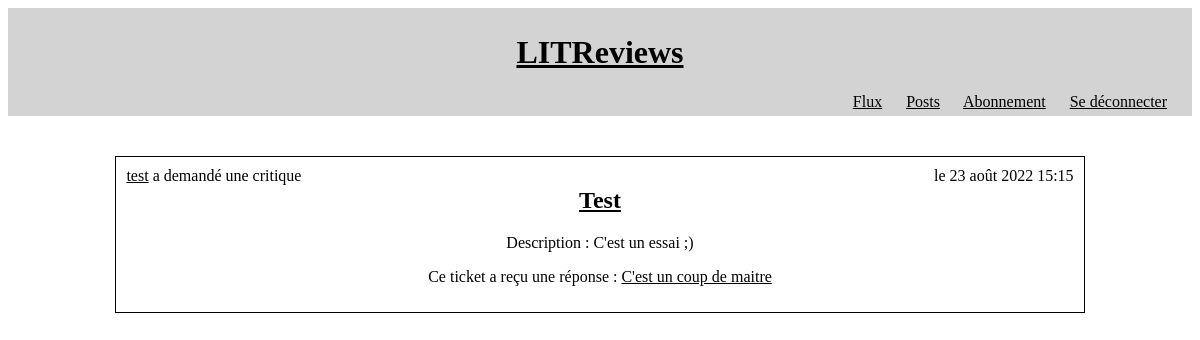
Screenshot of /tickets/19/ (signed in) with the database file from the repository.
### reviews/models.py (models this page shows, shortened)
class Ticket(models.Model):
    title = models.CharField(verbose_name="Titre", max_length=128)
    description = models.CharField(max_length=2048)
    user = models.ForeignKey(to=settings.AUTH_USER_MODEL,
                             on_delete=models.CASCADE)
    image = models.ImageField(null=True,
                              blank=True)
    time_created = models.DateTimeField(auto_now_add=True)
    objects = models.Manager()

class Review(models.Model):
    rating_choices = [(0, 0), (1, 1), (2, 2), (3, 3), (4, 4), (5, 5)]
    ticket = models.ForeignKey(to=Ticket,
                               on_delete=models.CASCADE)
    headline = models.CharField(max_length=128,
                                verbose_name="Titre")
    rating = models.PositiveSmallIntegerField(
        verbose_name="Note",
        choices=rating_choices,
        default=rating_choices[3])
    body = models.CharField(max_length=8192,
                            blank=True,
                            verbose_name="Commentaire")
    user = models.ForeignKey(to=settings.AUTH_USER_MODEL,
                             on_delete=models.CASCADE)
    objects = models.Manager()
    time_created = models.DateTimeField(auto_now_add=True)

### authentication/models.py (models this page shows)
class User(AbstractUser):
    follows = models.ManyToManyField('self',
                                     through=UserFollows,
                                     through_fields=('user', 'followed_user'),
                                     )

### reviews/views.py (the view)
class TicketDetail(LoginRequiredMixin, DetailView):
    model = Ticket
    template_name = 'reviews/ticket_detail.html'
    pk_url_kwarg = 'ticket_id'

### reviews/templates/reviews/ticket_detail.html
{% extends 'base.html' %}
  {% block content %}
  {% include 'reviews/partials/ticket-block.html' %}
  {% endblock content %}

### reviews/templates/reviews/partials/ticket-block.html (shortened to what this page needs)
<div class="block large">
    <div class="legend">
        {% if ticket.user == user %}
        Vous avez
        {% else %}
        <a href="{% url 'posts' ticket.user.id %}">{{ ticket.user.username }}</a> a
        {% endif %}
        demandé une critique
    </div>
    <p class="floating">le {{ ticket.time_created }}</p>
    <h2><a href="{% url 'ticket-detail' ticket.id %}">{{ ticket.title }}</a></h2>
    <p>Description : {{ ticket.description }}</p>
    {% if not condensed %}
        {% for review in ticket.review_set.all %}
                <p>Ce ticket a reçu une réponse : <a href="{% url 'review-detail' review.id %}">{{ review.headline }}</a></p>
        {% empty %}
                <p>Ce ticket n'a pas encore obtenu de réponse. <a href="{% url 'add_review_to_ticket' ticket.id %}"><button formaction="" form="">Poster une review</button></a></p>
        {% endfor %}
    {% endif %}
    {% if ticket.user == user %}
        {% url 'modify_ticket' ticket.id as link %}
    {% endif %}
</div>

### static/LITReview/styles.css (style rules this page uses)
* :visited, * :link { color: black; }
.block { min-width: 45%; display: inline-block; border: 1px solid black; padding: 10px; margin-top: 20px; margin-bottom: 10px; margin-left: 10px; margin-right: 10px; text-align: center; }
.large { min-width: 80%; text-align: center; }
.legend { position:absolute; }
.floating { float: right; margin: auto; }

### rows the page displays
Ticket: user.username "test", time_created "23 août 2022 15:15", title "Test", description "C'est un essai ;)"
Review: headline "C'est un coup de maitre"
